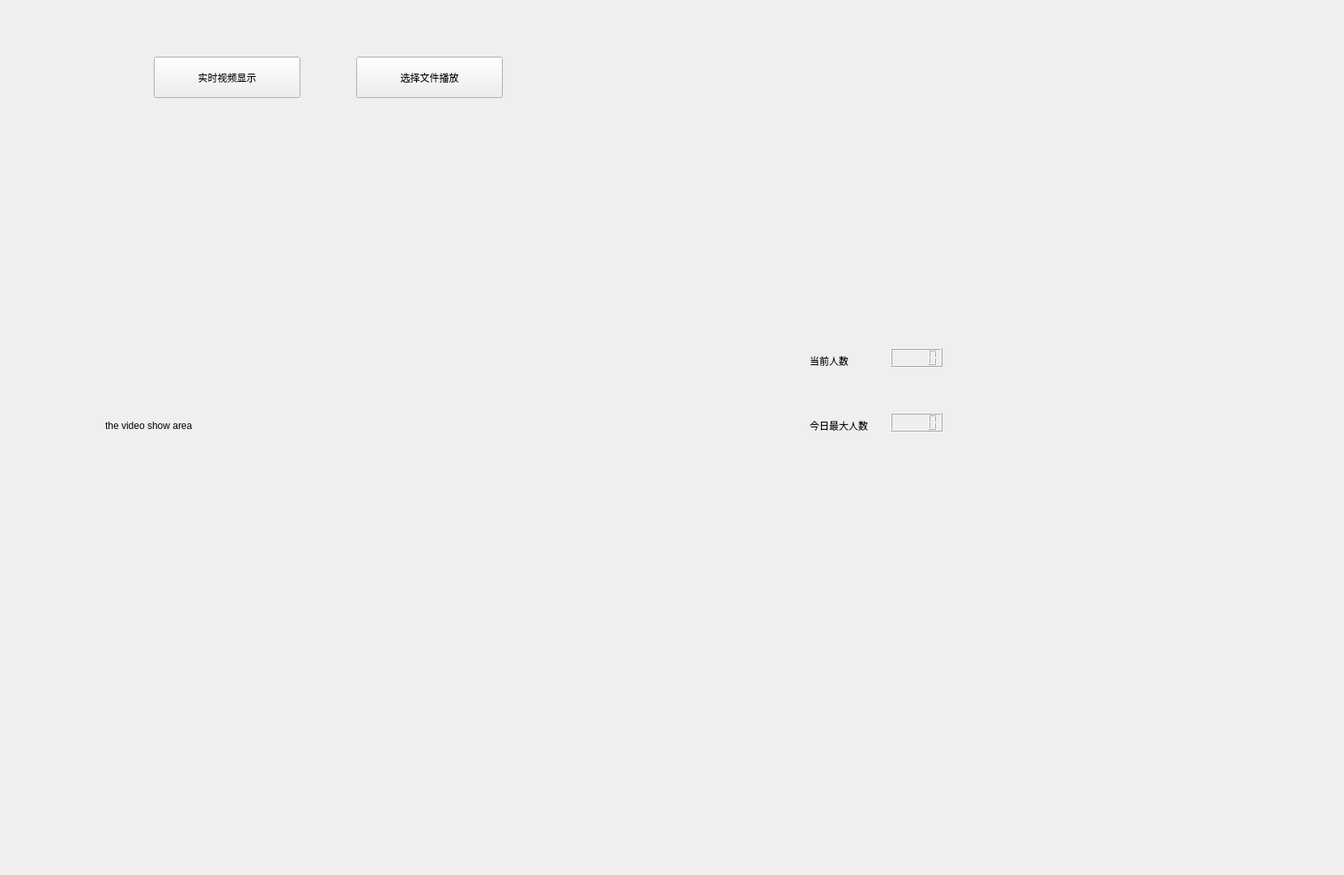
<?xml version="1.0" encoding="UTF-8"?>
<ui version="4.0">
 <class>Widget</class>
 <widget class="QWidget" name="Widget">
  <property name="geometry">
   <rect>
    <x>0</x>
    <y>0</y>
    <width>1660</width>
    <height>1081</height>
   </rect>
  </property>
  <property name="windowTitle">
   <string>Widget</string>
  </property>
  <widget class="QPushButton" name="pushButton">
   <property name="geometry">
    <rect>
     <x>190</x>
     <y>70</y>
     <width>181</width>
     <height>51</height>
    </rect>
   </property>
   <property name="text">
    <string>实时视频显示</string>
   </property>
  </widget>
  <widget class="QPushButton" name="pushButton_2">
   <property name="geometry">
    <rect>
     <x>440</x>
     <y>70</y>
     <width>181</width>
     <height>51</height>
    </rect>
   </property>
   <property name="text">
    <string>选择文件播放</string>
   </property>
  </widget>
  <widget class="QWidget" name="verticalLayoutWidget">
   <property name="geometry">
    <rect>
     <x>130</x>
     <y>250</y>
     <width>811</width>
     <height>551</height>
    </rect>
   </property>
   <layout class="QVBoxLayout" name="verticalLayout">
    <item>
     <widget class="QLabel" name="label">
      <property name="text">
       <string>the video show area</string>
      </property>
     </widget>
    </item>
   </layout>
  </widget>
  <widget class="QLabel" name="label_2">
   <property name="geometry">
    <rect>
     <x>1000</x>
     <y>410</y>
     <width>261</width>
     <height>71</height>
    </rect>
   </property>
   <property name="text">
    <string>当前人数</string>
   </property>
  </widget>
  <widget class="QLCDNumber" name="lcdNumber">
   <property name="geometry">
    <rect>
     <x>1100</x>
     <y>430</y>
     <width>64</width>
     <height>23</height>
    </rect>
   </property>
  </widget>
  <widget class="QLabel" name="label_3">
   <property name="geometry">
    <rect>
     <x>1000</x>
     <y>500</y>
     <width>81</width>
     <height>51</height>
    </rect>
   </property>
   <property name="text">
    <string>今日最大人数</string>
   </property>
  </widget>
  <widget class="QLCDNumber" name="lcdNumber_2">
   <property name="geometry">
    <rect>
     <x>1100</x>
     <y>510</y>
     <width>64</width>
     <height>23</height>
    </rect>
   </property>
  </widget>
 </widget>
 <resources/>
 <connections/>
</ui>
